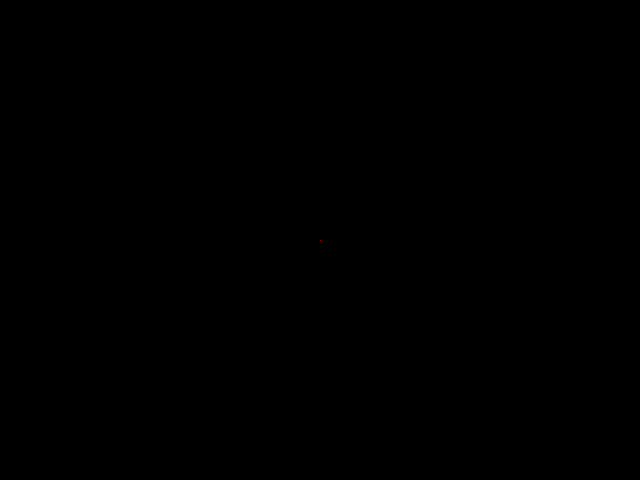
Frame 1 (no input)
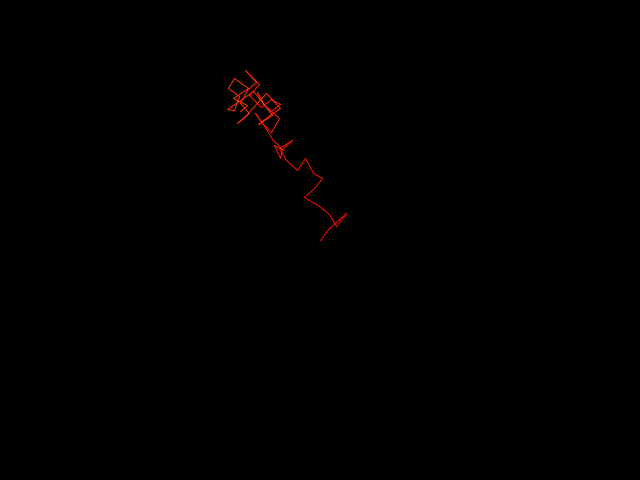
Frame 60 (the mouse pressed at the canvas centre just before this capture)
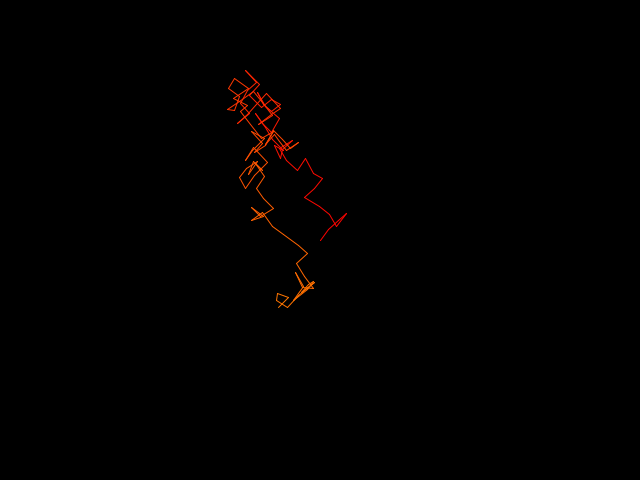
Frame 120 (the mouse held since frame 60 and released just before this capture)

The Processing sketch that drew these frames (run headless with seeded random() and noise(); from frame 60 on, the mouse is pressed at the canvas centre):

// Processing sketch: e_0_5_Gaussian_walker
// ── e_0_5_Gaussian_walker.pde
//Random walker that incorporates the Gaussian distribution
import java.util.Random;

Random generator;

Walker walker;

void setup() {
  size(640, 480);
  background(0);
  generator = new Random();
  walker = new Walker();
}

void draw() {
  walker.display();
  walker.update();
  //println(walker.genGaus());
}

class Walker {
  float x,y;
  float lastX,lastY;

  int green = 0;
  int greenChange = 1;

  
   Walker() {
     x = width/2;
     y = height/2;
     lastX = width/2;
     lastY = height/2;
   }
   
   void display() {
     stroke(255, green, 0);
     line(lastX, lastY, x, y);
   }
   
   void update() {
     green += greenChange;
     if (green > 255) {
       greenChange = -1;
     } else if (green < 0) {
       greenChange = 1;
     }
     lastX = x;
     lastY = y;
     x = constrain(x + (this.genGaus() * this.plusMinus()), 0, width);
     y = constrain(y + (this.genGaus() * this.plusMinus()), 0, height);
   }
   
   float genGaus() {
     float num = (float) generator.nextGaussian();
     float sd = 3;
     float mean = 10;
     
     float gaus = sd * num + mean;
     
     return gaus;
   }
   int plusMinus() {
     int diceroll = int(random(2));
     if (diceroll == 0) {
       return -1;
     } else {
       return 1;
     }
   }
}
